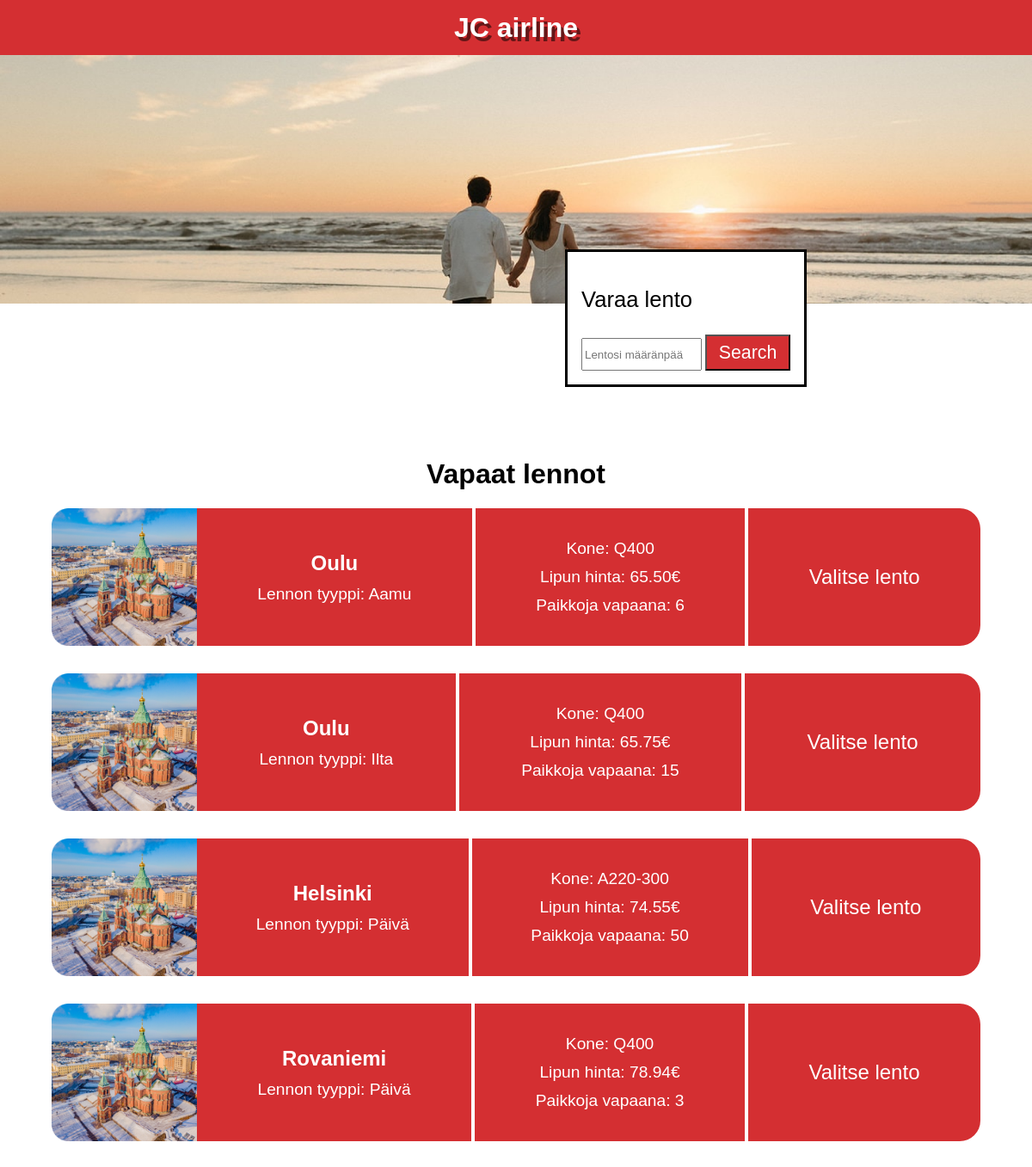
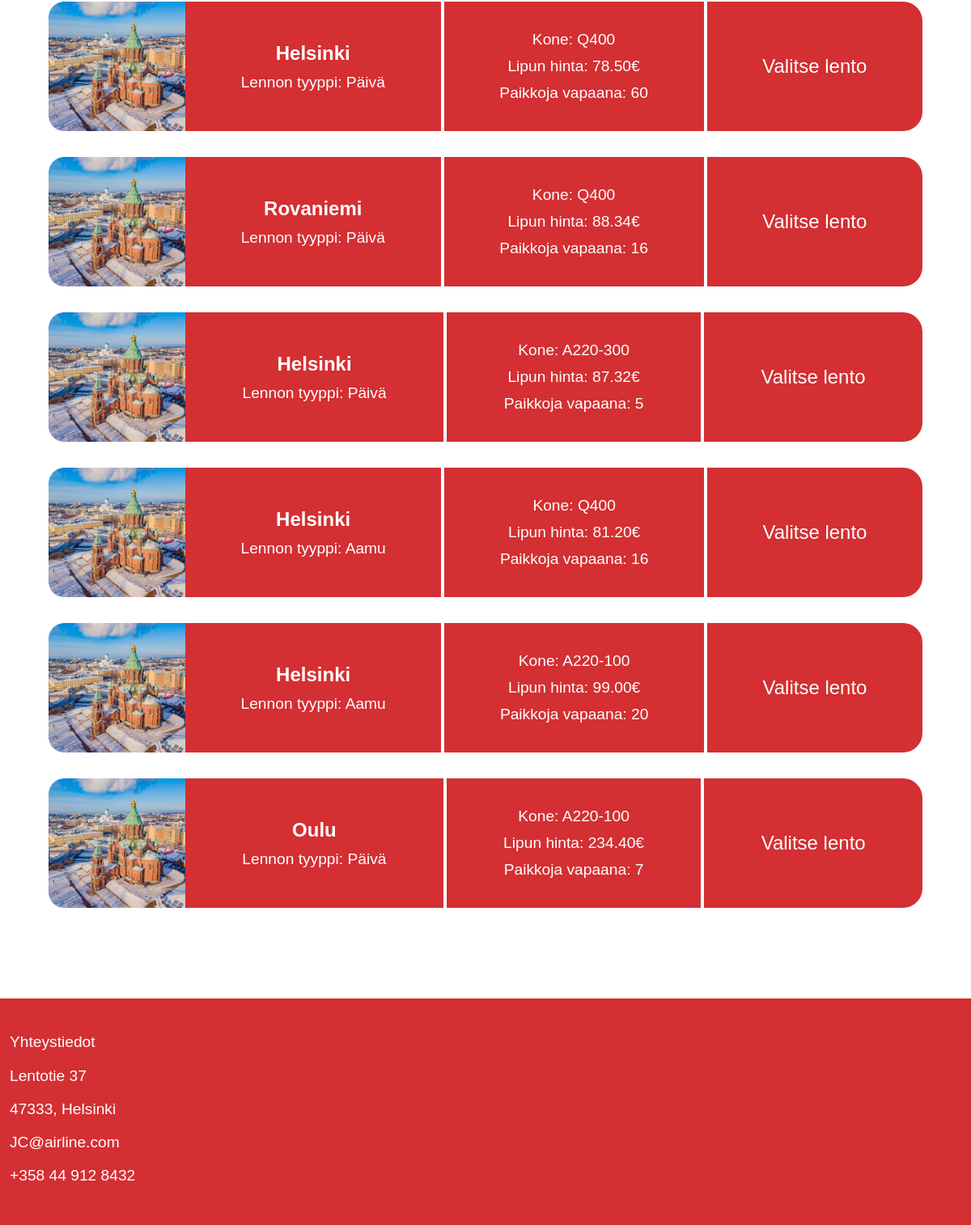
Page /second_page.php?destination=Suomi on the committed database (2 pictures, top to bottom).
### tables this page shows
CREATE TABLE `lennot` (
  `LentoID` int(11) NOT NULL,
  `Kohdemaa` varchar(255) NOT NULL,
  `Kaupunki` varchar(255) NOT NULL,
  `Aika` varchar(255) NOT NULL,
  `Kone` varchar(20) NOT NULL,
  `LipunHinta` decimal(10,2) NOT NULL,
  `VapaatPaikat` int(11) NOT NULL
);

### second_page.php (the view, shortened to what this page needs)
<?php
$servername = "127.0.0.1";
$username = "root";
$password = "";
$dbname = "jcairline_db";
$port = 3307;
$conn = new mysqli($servername, $username, $password, $dbname, $port);
$destination = isset($_GET['destination']) ? $conn->real_escape_string($_GET['destination']) : '';
$sql = "
    SELECT *
    FROM lennot
    WHERE Kohdemaa LIKE '%$destination%' OR Kaupunki LIKE '%$destination%'
";
$result = $conn->query($sql);
?>
<!DOCTYPE html>
<html lang="en">
<head>
    <link rel="stylesheet" href="../sivusto/styles/lennot.css">
</head>
<body>
    <header>
        <div class="redBox">
        <a href="index.php" class="jcairlineText" style="text-decoration: none;">
            JC airline
        </a>
        </div>
        <img class="bannerImg" src="../sivusto/img/image 3.png" alt="">
    </header>
    <div class="searchBox">
        <p>Varaa lento</p>
        <form action="second_page.php" method="GET">
            <div class="search">
                <input placeholder="Lentosi määränpää" type="text" name="destination" required>
                <button type="submit">
                    <p>Search</p>
                </button>
            </div>
        </form>
    </div>
    <div class="container">
    <h1>Vapaat lennot</h1>
    <?php if ($result && $result->num_rows > 0): ?>
        <?php while ($row = $result->fetch_assoc()): ?>
            <?php
                $country = strtolower(trim($row['Kohdemaa']));
                $imageFile = "./img/default.png";
                if ($country === 'ruotsi') {
                    $imageFile = "./img/ruotsi.png";
                } elseif ($country === 'islanti') {
                    $imageFile = "./img/islanti.png";
                } elseif ($country === 'norja') {
                    $imageFile = "./img/norja.png";
                } elseif ($country === 'suomi') {
                    $imageFile = "./img/suomi.png";
                } elseif ($country === 'tanska') {
                    $imageFile = "./img/tanska.png";
                }
            ?>
            <div class="redCanvas">
                <img src="<?php echo $imageFile; ?>" alt="<?php echo htmlspecialchars($row['Kohdemaa']); ?>">
                <div>
                    <h2><?php echo htmlspecialchars($row['Kaupunki']); ?></h2>
                    <p>Lennon tyyppi: <?php echo htmlspecialchars($row['Aika']); ?></p>
                </div>
                <hr>
                <div>
                    <p>Kone: <?php echo htmlspecialchars($row['Kone']); ?></p>
                    <p>Lipun hinta: <?php echo htmlspecialchars(number_format($row['LipunHinta'], 2)); ?>€</p>
                    <p>Paikkoja vapaana: <?php echo htmlspecialchars($row['VapaatPaikat']); ?></p>
                </div>
                <hr>
                <div>
                    <a href="third_page.php?LentoID=<?php echo $row['LentoID']; ?>" style="text-decoration: none; color: inherit;">
                        <p style="font-size: 1.5rem; color: white; text-align: center;">Valitse lento</p>
                    </a>
                </div>
            </div>
        <?php endwhile; ?>
    <?php else: ?>
        <p>Lentoja ei löytynyt kohteeseen "<?php echo htmlspecialchars($destination); ?>"</p>
    <?php endif; ?>
</div>
    <footer>
        <div class="footerParagraphs">
            <p>Yhteystiedot</p>
            <p>Lentotie 37</p>
            <p>47333, Helsinki</p>
            <p>JC@airline.com</p>
            <p>+358 44 912 8432</p>
        </div>
    </footer>
</body>
</html>

### styles/lennot.css (style rules this page uses)
html, body { margin: 0; padding: 0; }
body { font-family: "Readex Pro", sans-serif; font-optical-sizing: auto; font-style: normal; overflow-x: hidden; }
a { color: white; }
footer { background-color: #D42F32; width: 100vw; height: 35vh; margin-top: 10vh; }
.redBox { width: 100vw; height: 8vh; background-color: #D42F32; align-content: center; text-align: center; }
.bannerImg { width: 100vw; }
.jcairlineText { margin: 0; padding: 0; font-weight: 700; font-size: 2em; color: white; text-shadow: 4px 5px #00000086; }
.footerParagraphs { padding-top: 3vh; }
.footerParagraphs p { color: white; font-size: 1.2em; margin-left: 1vw; }
.searchBox { background-color: white; position: relative; top: -4rem; left: 55vw; width: max-content; padding: 1em; border: #00000086; outline: solid; }
.searchBox p { font-size: 1.6em; }
.search { height: max-content; }
.search p { margin: 0; }
.search input { height: 4vh; width: 11vw; }
button { padding: 0.5em 1em; text-align: center; background-color: #D42F32; }
button p { padding: 0; margin: 0; color: white; }
.container { display: grid; place-items: center; }
.redCanvas { background-color: #D42F32; width: 50vw; height: 20vh; display: flex; align-items: center; border-radius: 24px; margin-bottom: 2rem; }
.redCanvas p { color: white; font-weight: 500; font-size: 1.2rem; margin: 0.7rem; }
.redCanvas img { height: 20vh; }
.redCanvas div { flex-grow: 1; place-items: center; text-align: left; }
hr { border: 2px solid #fff; height: 100%; }
h2 { font-size: 1.5rem; color: white; margin: 0.7rem; }
@media screen and (max-width: 1250px) { .redCanvas { width: 90vw; } }

### rows in the picture
lennot: Kaupunki "Oulu", Aika "Aamu", Kone "Q400", LipunHinta "65.50", VapaatPaikat "6"
lennot: Kaupunki "Oulu", Aika "Ilta", Kone "Q400", LipunHinta "65.75", VapaatPaikat "15"
lennot: Kaupunki "Helsinki", Aika "Päivä", Kone "A220-300", LipunHinta "74.55", VapaatPaikat "50"
lennot: Kaupunki "Rovaniemi", Aika "Päivä", Kone "Q400", LipunHinta "78.94", VapaatPaikat "3"
lennot: Kaupunki "Helsinki", Aika "Päivä", Kone "Q400", LipunHinta "78.50", VapaatPaikat "60"
lennot: Kaupunki "Rovaniemi", Aika "Päivä", Kone "Q400", LipunHinta "88.34", VapaatPaikat "16"
lennot: Kaupunki "Helsinki", Aika "Päivä", Kone "A220-300", LipunHinta "87.32", VapaatPaikat "5"
lennot: Kaupunki "Helsinki", Aika "Aamu", Kone "Q400", LipunHinta "81.20", VapaatPaikat "16"
lennot: Kaupunki "Helsinki", Aika "Aamu", Kone "A220-100", LipunHinta "99.00", VapaatPaikat "20"
lennot: Kaupunki "Oulu", Aika "Päivä", Kone "A220-100", LipunHinta "234.40", VapaatPaikat "7"
